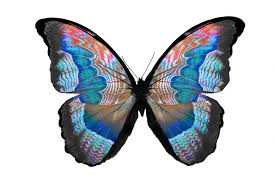
#> input picture b3.jpg, 275 x 183 px
$ jupyter execute imageenhancement.ipynb
#> lines starting #> are read from the running program, lines starting #| are printed output that depends on the picture
[cell 1]
from PIL import Image
from PIL import ImageEnhance
image=Image.open('b3.jpg')
#> image is the input picture: PIL image 275x183 RGB; mean R, G, B 189.5, 194.2, 199.3
image.show()
enh_bri=ImageEnhance.Brightness(image)
brightness=1.5
image_brightened=enh_bri.enhance(brightness)
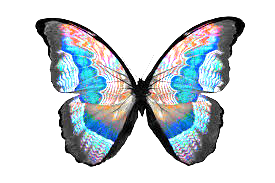
#> image_brightened: PIL image 275x183 RGB; mean R, G, B 204.3, 211.8, 216.4
image_brightened.show()

enh_col=ImageEnhance.Color(image)
color=1.5
image_colored=enh_col.enhance(color)
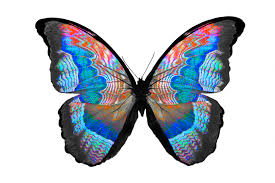
#> image_colored: PIL image 275x183 RGB; mean R, G, B 188, 194.5, 201.6
image_colored.show()

enh_con=ImageEnhance.Contrast(image)
contrast=1.5
image_contrasted=enh_con.enhance(contrast)
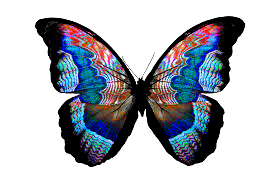
#> image_contrasted: PIL image 275x183 RGB; mean R, G, B 178.5, 182.2, 189.6
image_contrasted.show()

enh_sha=ImageEnhance.Sharpness(image)
sharpness=1.5
image_sharped=enh_sha.enhance(sharpness)
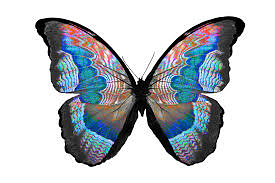
#> image_sharped: PIL image 275x183 RGB; mean R, G, B 189.5, 194.1, 199.1
image_sharped.show()

$ run again, with b1.jpg copied over b3.jpg
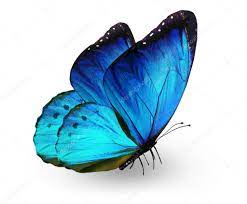
#> input picture b1.jpg, 247 x 204 px
#> image is the input picture: PIL image 247x204 RGB; mean R, G, B 175.9, 203.6, 217.8
#> `image_brightened=enh_bri.enhance(brightness)`:
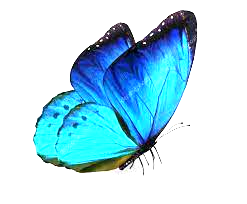
#> image_brightened: PIL image 247x204 RGB; mean R, G, B 184.4, 221.7, 235.4
#> `image_contrasted=enh_con.enhance(contrast)`:
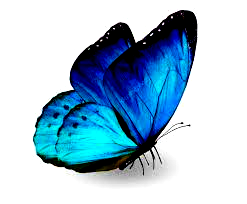
#> image_contrasted: PIL image 247x204 RGB; mean R, G, B 167.9, 195.7, 214.6

$ run again, with b2.jpg copied over b3.jpg
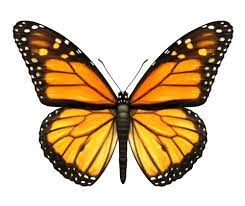
#> input picture b2.jpg, 245 x 206 px
#> image is the input picture: PIL image 245x206 RGB; mean R, G, B 208.5, 188.1, 159.4
#> `image_brightened=enh_bri.enhance(brightness)`:
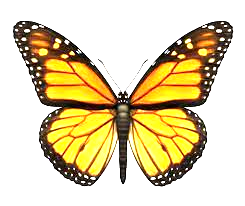
#> image_brightened: PIL image 245x206 RGB; mean R, G, B 220.9, 206.8, 167.3
#> `image_contrasted=enh_con.enhance(contrast)`:
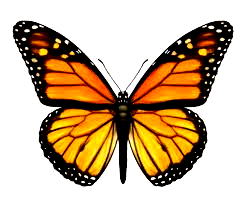
#> image_contrasted: PIL image 245x206 RGB; mean R, G, B 201.8, 178.6, 149.2

$ run again, with b4.jpg copied over b3.jpg
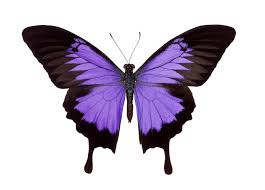
#> input picture b4.jpg, 265 x 190 px
#> image is the input picture: PIL image 265x190 RGB; mean R, G, B 201.9, 194.4, 208
#> `image_brightened=enh_bri.enhance(brightness)`:
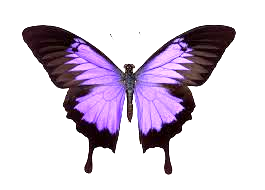
#> image_brightened: PIL image 265x190 RGB; mean R, G, B 214.1, 203.1, 217.2
#> `image_contrasted=enh_con.enhance(contrast)`:
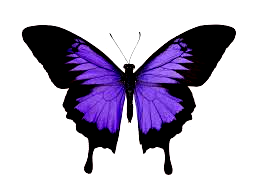
#> image_contrasted: PIL image 265x190 RGB; mean R, G, B 192.8, 185.7, 204
